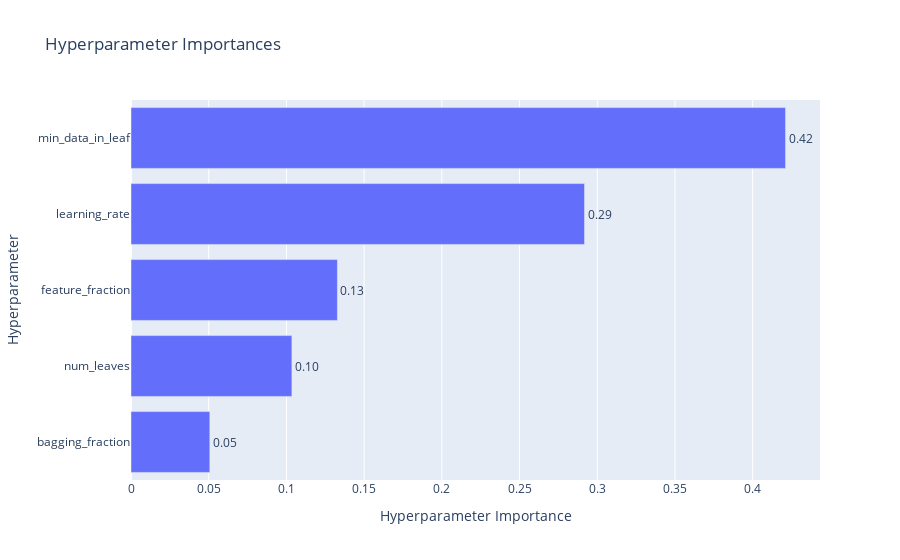

This figure's notebook cell:
### Code cell
plot_param_importances(study)

### Figure 1 — Plotly figure (JSON) as saved in the notebook; plotly's stock layout.template omitted (floating-point values rounded to 4 significant figures)
{"data": [{"cliponaxis": false, "hovertemplate": ["bagging_fraction (FloatDistribution): 0.05071235506630617<extra></extra>", "num_leaves (IntDistribution): 0.10352051564082897<extra></extra>", "feature_fraction (FloatDistribution): 0.1328056185038119<extra></extra>", "learning_rate (FloatDistribution): 0.2918102019115554<extra></extra>", "min_data_in_leaf (IntDistribution): 0.4211513088774977<extra></extra>"], "name": "Objective Value", "orientation": "h", "text": ["0.05", "0.10", "0.13", "0.29", "0.42"], "textposition": "outside", "type": "bar", "x": [0.05071, 0.1035, 0.1328, 0.2918, 0.4212], "y": ["bagging_fraction", "num_leaves", "feature_fraction", "learning_rate", "min_data_in_leaf"]}], "layout": {"title": {"text": "Hyperparameter Importances"}, "xaxis": {"title": {"text": "Hyperparameter Importance"}}, "yaxis": {"title": {"text": "Hyperparameter"}}}}
